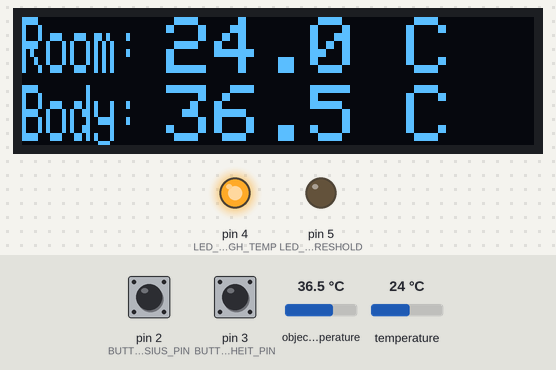
Simulated run of this sketch. Board: Arduino Uno, built with avr-gcc and run on an emulated ATmega328P. On the bench: 128×32 one-colour display, output pins drawn as LEDs (lit = HIGH). The inputs (shaded band) are chosen by the test bench; at power-on: object temperature 36.5 °C, pin 3 (BUTTON_FAHRENHEIT_PIN) HIGH, temperature 24 °C, pin 2 (BUTTON_CELSIUS_PIN) HIGH. The display library's start-up logo is not drawn.

Above: at 3.2 s.
3.3 s: object temperature set to 30.4 °C
At 3.7 s:
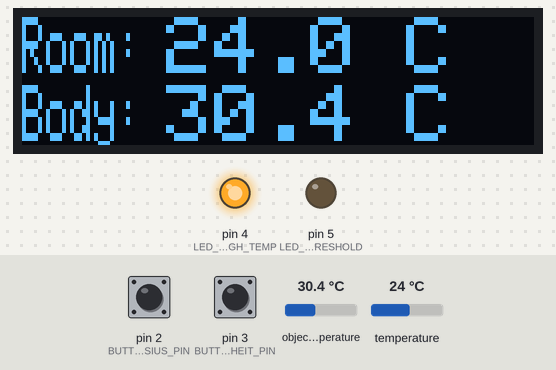
4.9 s: object temperature set to 29.6 °C
At 5.5 s:
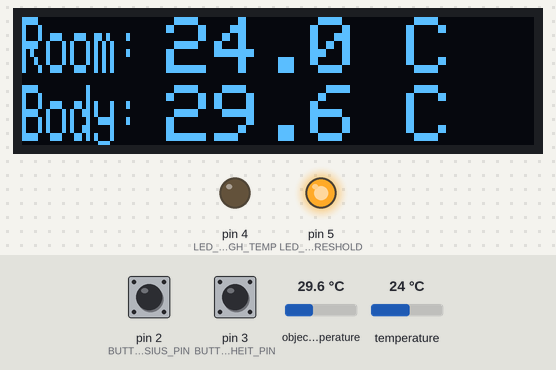
6.5 s: pin 3 (BUTTON_FAHRENHEIT_PIN) pulled LOW for 0.3 s
At 7.2 s:
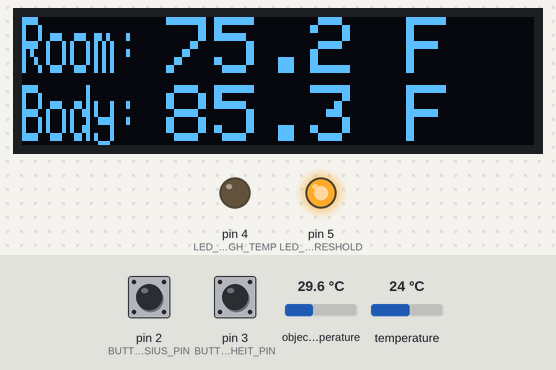
8.3 s: temperature set to 12 °C
At 9.3 s:
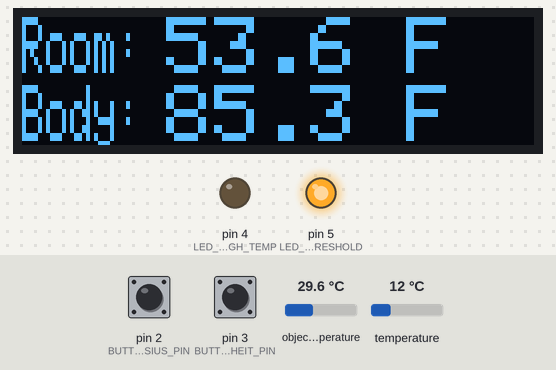
10.0 s: pin 2 (BUTTON_CELSIUS_PIN) pulled LOW for 0.3 s
At 11.0 s:
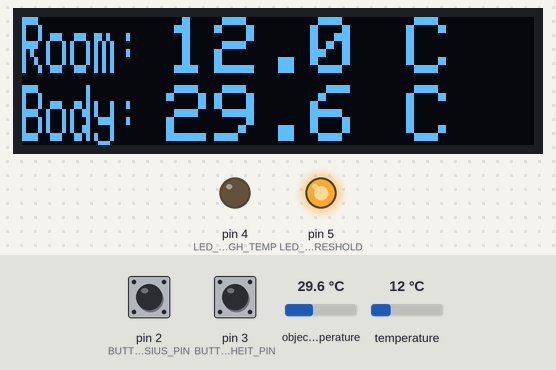
11.8 s: temperature set to 19 °C
At 13.1 s:
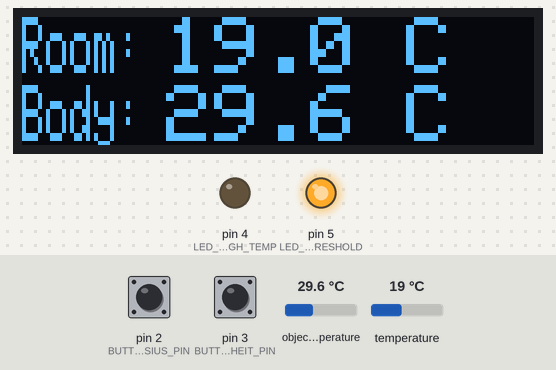
Timing chart, 0 to 14.5 s (numbered marks = the images above; inputs shaded):
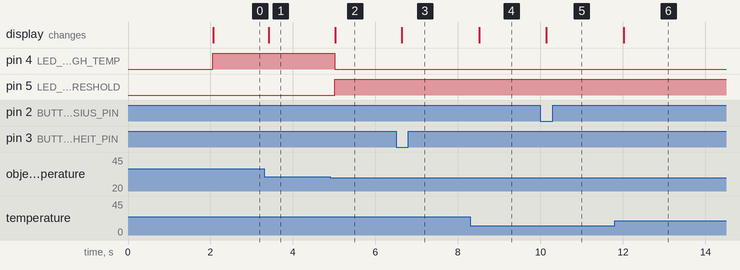

The sketch:

Sensor_Actuator_Test.ino
```cpp
#include <Wire.h>
#include <Adafruit_GFX.h>
#include <Adafruit_SSD1306.h>
#include <Adafruit_MLX90614.h>

#define SSD1306_I2C_ADDRESS 0x3C
#define SCREEN_WIDTH 128
#define SCREEN_HEIGHT 32
#define OLED_RESET -1

// Pin definitions for the push buttons and LEDs
#define BUTTON_CELSIUS_PIN 2
#define BUTTON_FAHRENHEIT_PIN 3
#define LED_PIN_HIGH_TEMP 4
#define LED_PIN_BELOW_THRESHOLD 5

Adafruit_SSD1306 display(SCREEN_WIDTH, SCREEN_HEIGHT, &Wire, OLED_RESET);
Adafruit_MLX90614 mlx;

volatile boolean displayInCelsius = true;
const float thresholdTempC = 30.0;  // Adjust the threshold temperature in Celsius

void celsiusButtonISR() {
  displayInCelsius = true;
}

void fahrenheitButtonISR() {
  displayInCelsius = false;
}

void setup() {
  Serial.begin(115200);
  Wire.begin();
  mlx.begin();

  // Set the push button pins as inputs with internal pull-ups
  pinMode(BUTTON_CELSIUS_PIN, INPUT_PULLUP);
  pinMode(BUTTON_FAHRENHEIT_PIN, INPUT_PULLUP);

  // Set the LED pins as outputs
  pinMode(LED_PIN_HIGH_TEMP, OUTPUT);
  pinMode(LED_PIN_BELOW_THRESHOLD, OUTPUT);
  digitalWrite(LED_PIN_HIGH_TEMP, LOW);        // Initialize the LED as off
  digitalWrite(LED_PIN_BELOW_THRESHOLD, LOW);  // Initialize the LED as off

  // Attach interrupts to the push buttons
  attachInterrupt(digitalPinToInterrupt(BUTTON_CELSIUS_PIN), celsiusButtonISR, FALLING);
  attachInterrupt(digitalPinToInterrupt(BUTTON_FAHRENHEIT_PIN), fahrenheitButtonISR, FALLING);

  if (!display.begin(SSD1306_SWITCHCAPVCC, SSD1306_I2C_ADDRESS)) {
    Serial.println(F("SSD1306 allocation failed"));
    for (;;)
      ;
  }

  display.display();
  delay(2000);
  display.clearDisplay();
  display.setTextSize(1);
  display.setTextColor(SSD1306_WHITE);
}

void loop() {
  // Read the temperatures
  float objectTempC = mlx.readObjectTempC();
  float objectTempF = mlx.readObjectTempF();
  float ambientTempC = mlx.readAmbientTempC();
  float ambientTempF = mlx.readAmbientTempF();

  // Update the display based on the value of displayInCelsius
  display.clearDisplay();
  display.setCursor(0, 0);

  display.setTextColor(SSD1306_WHITE);
  if (displayInCelsius) {
    display.setTextSize(1, 2);  // Smaller text size for the first line
    display.print("Room: ");
    display.setTextSize(2);  // Bigger text size for the first line
    display.print(ambientTempC, 1);
    display.print(" C");

  } else {
    display.setTextSize(1, 2);  // Smaller text size for the first line
    display.print("Room: ");
    display.setTextSize(2);  // Bigger text size for the first line
    display.print(ambientTempF, 1);
    display.print(" F");
  }

  display.setTextSize(2);  // Bigger text size for the second line
  display.setTextColor(SSD1306_WHITE);
  display.setCursor(0, 17);  // Move the cursor to the second line
  if (displayInCelsius) {
    display.setTextSize(1, 2);  // Smaller text size for the first line
    display.print("Body: ");
    display.setTextSize(2);  // Bigger text size for the first line
    display.print(objectTempC, 1);
    display.print(" C");
  } else {
    display.setTextSize(1, 2);  // Smaller text size for the first line
    display.print("Body: ");
    display.setTextSize(2);  // Bigger text size for the first line
    display.print(objectTempF, 1);
    display.print(" F");
  }

  // Check if the object temperature crosses the high threshold
  if (objectTempC > thresholdTempC) {
    digitalWrite(LED_PIN_BELOW_THRESHOLD, LOW);  // Turn off the below threshold LED
    digitalWrite(LED_PIN_HIGH_TEMP, HIGH);       // Turn on the high-temperature LED
  } else {
    digitalWrite(LED_PIN_HIGH_TEMP, LOW);        // Turn off the high-temperature LED
    digitalWrite(LED_PIN_BELOW_THRESHOLD, HIGH);  // Turn on the below threshold LED
  }

  display.display();
  delay(250);  // Adjust this delay as needed
}
```

Measured:
- the behaviour switches between 30 and 29.9 °C on object temperature (found by bisection; images 1 and 2)
- after the input at 3.3 s, the display: changes after 0.11 s (image 1)
- after the input at 4.9 s, pin 4 (LED_PIN_HIGH_TEMP): HIGH → LOW after 0.11 s; pin 5 (LED_PIN_BELOW_THRESHOLD): LOW → HIGH after 0.11 s; the display: changes after 0.12 s (image 2)
- after the input at 6.5 s, the display: changes after 0.14 s (image 3)
- after the input at 8.3 s, the display: changes after 0.22 s (image 4)
- after the input at 10.0 s, the display: changes after 0.14 s (image 5)
- after the input at 11.8 s, the display: changes after 0.22 s (image 6)
